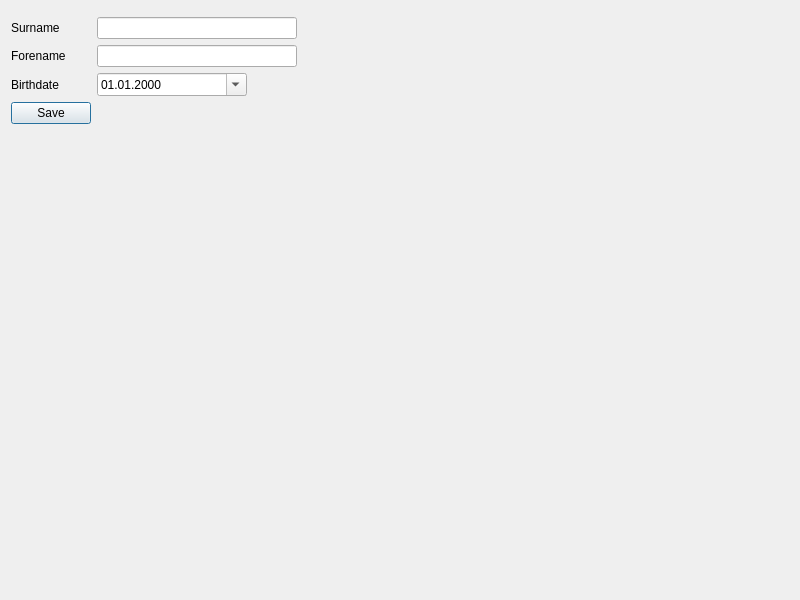
<?xml version="1.0" encoding="UTF-8"?>
<ui version="4.0">
 <class>CDIA_ADD_BIRTHDATE</class>
 <widget class="QDialog" name="CDIA_ADD_BIRTHDATE">
  <property name="windowModality">
   <enum>Qt::WindowModality::ApplicationModal</enum>
  </property>
  <property name="geometry">
   <rect>
    <x>0</x>
    <y>0</y>
    <width>800</width>
    <height>600</height>
   </rect>
  </property>
  <property name="windowTitle">
   <string>Add/Edit</string>
  </property>
  <layout class="QFormLayout" name="formLayout">
   <item row="0" column="0">
    <widget class="QMenuBar" name="menubar"/>
   </item>
   <item row="2" column="0">
    <widget class="QLabel" name="label_2">
     <property name="text">
      <string>Forename</string>
     </property>
    </widget>
   </item>
   <item row="4" column="0">
    <widget class="QLabel" name="label_3">
     <property name="text">
      <string>Birthdate</string>
     </property>
    </widget>
   </item>
   <item row="6" column="0">
    <widget class="QPushButton" name="pushButton">
     <property name="text">
      <string>Save</string>
     </property>
    </widget>
   </item>
   <item row="4" column="1">
    <widget class="QDateEdit" name="dateEdit">
     <property name="maximumSize">
      <size>
       <width>150</width>
       <height>16777215</height>
      </size>
     </property>
     <property name="displayFormat">
      <string>dd.MM.yyyy</string>
     </property>
     <property name="calendarPopup">
      <bool>true</bool>
     </property>
    </widget>
   </item>
   <item row="1" column="0">
    <widget class="QLabel" name="label">
     <property name="text">
      <string>Surname</string>
     </property>
    </widget>
   </item>
   <item row="2" column="1">
    <widget class="QLineEdit" name="lineEdit_forename">
     <property name="maximumSize">
      <size>
       <width>200</width>
       <height>16777215</height>
      </size>
     </property>
    </widget>
   </item>
   <item row="1" column="1">
    <widget class="QLineEdit" name="lineEdit_surname">
     <property name="maximumSize">
      <size>
       <width>200</width>
       <height>16777215</height>
      </size>
     </property>
    </widget>
   </item>
  </layout>
 </widget>
 <tabstops>
  <tabstop>lineEdit_surname</tabstop>
  <tabstop>lineEdit_forename</tabstop>
  <tabstop>dateEdit</tabstop>
  <tabstop>pushButton</tabstop>
 </tabstops>
 <resources/>
 <connections/>
</ui>
